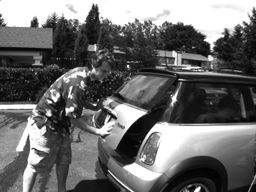
#> input picture NLAProject/frame10.png, 256 x 192 px, shrunk from 640 x 480 before the run, found by its file name
$ jupyter execute main.ipynb
#> lines starting #> are read from the running program, lines starting #| are printed output that depends on the picture
## Conjugate Gradient Method

[cell 1]
import numpy as np
import matplotlib.image as mpimg
from scipy.ndimage import gaussian_filter


def laplace_dirichlet(u: np.ndarray) -> np.ndarray:
    up = np.pad(u, ((1, 1), (1, 1)), mode="constant", constant_values=0)
    out = (
        -4.0 * up[1:-1, 1:-1]
        + up[0:-2, 1:-1]
        + up[2:, 1:-1]
        + up[1:-1, 0:-2]
        + up[1:-1, 2:]
    )
    return out

def M_matrix(u, v, Ix, Iy, lam):
    Mu = (Ix * Ix) * u + (Ix * Iy) * v - lam * laplace_dirichlet(u)
    Mv = (Ix * Iy) * u + (Iy * Iy) * v - lam * laplace_dirichlet(v)
    return Mu, Mv

def derivatives(I0, I1):
    I0x = np.zeros_like(I0)
    I1x = np.zeros_like(I1)
    I0x[:, :-1] = I0[:, 1:] - I0[:, :-1]
    I0x[:, -1]  = I0[:, -1] - I0[:, -2]
    I1x[:, :-1] = I1[:, 1:] - I1[:, :-1]
    I1x[:, -1]  = I1[:, -1] - I1[:, -2]
    Ix = 0.5 * (I0x + I1x)

    I0y = np.zeros_like(I0)
    I1y = np.zeros_like(I1)
    I0y[:-1, :] = I0[1:, :] - I0[:-1, :]
    I0y[-1, :]  = I0[-1, :] - I0[-2, :]
    I1y[:-1, :] = I1[1:, :] - I1[:-1, :]
    I1y[-1, :]  = I1[-1, :] - I1[-2, :]
    Iy = 0.5 * (I0y + I1y)

    return Ix, Iy


def OF_cg(u0, v0, Ix, Iy, reg, rhsu, rhsv, tol=1e-8, maxit=2000, verbose=False):
    u, v = u0.copy(), v0.copy()
    Au, Av = M_matrix(u, v, Ix, Iy, reg)
    ru, rv = rhsu - Au, rhsv - Av

    def dot2(a1, a2, b1, b2):
        return float(np.sum(a1 * b1) + np.sum(a2 * b2))

    norm_r0 = np.sqrt(dot2(ru, rv, ru, rv))
    if norm_r0 == 0.0:
        return u, v, {"it": 0, "relres": 0.0, "converged": True}

    pu, pv = ru.copy(), rv.copy()
    relres, it = 1.0, 0

    for k in range(1, maxit + 1):
        Apu, Apv = M_matrix(pu, pv, Ix, Iy, reg)
        denom = dot2(pu, pv, Apu, Apv)
        rr = dot2(ru, rv, ru, rv)
        alpha = rr / denom
        u += alpha * pu
        v += alpha * pv
        ru -= alpha * Apu
        rv -= alpha * Apv

        relres = np.sqrt(dot2(ru, rv, ru, rv)) / norm_r0
        if verbose and (k % 10 == 0 or relres < tol):
            print(f"it={k:4d} relres={relres:.3e}")
        if relres < tol:
            it = k
            break

        rr_new = dot2(ru, rv, ru, rv)
        beta = rr_new / rr
        pu, pv = ru + beta * pu, rv + beta * pv
        it = k

    return u, v, {"it": it, "relres": relres, "converged": relres < tol}

def build_right_hand_side(Ix, Iy, It):
    return -Ix * It, -Iy * It

def run_optical_flow(frame0_path, frame1_path, lam=1.0, sigma=1.0, tol=1e-8, maxit=2000):
#> called with lam = 1, sigma = 1, tol = 1e-08, maxit = 2000
    I0 = mpimg.imread(frame0_path).astype(float)
    I1 = mpimg.imread(frame1_path).astype(float)
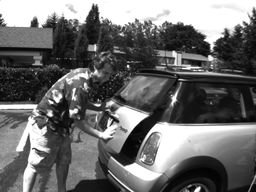
#> input picture NLAProject/frame11.png, 256 x 192 px, shrunk from 640 x 480 before the run, found by its file name
    if I0.ndim == 3:
        I0 = np.mean(I0, axis=2)
        I1 = np.mean(I1, axis=2)

    I0 = gaussian_filter(I0, sigma)
    I1 = gaussian_filter(I1, sigma)

    Ix,Iy = derivatives(I0,I1)
    It = I1 - I0

    rhsu, rhsv = build_right_hand_side(Ix, Iy, It)
    u0, v0 = np.zeros_like(I0), np.zeros_like(I0)

    u, v, info = OF_cg(u0, v0, Ix, Iy, lam, rhsu, rhsv, tol, maxit, verbose=True)
#> in OF_cg, `norm_r0 = np.sqrt(dot2(ru, rv, ru, rv))`: norm_r0 = 1.71
#> the loop in OF_cg, `for k in range(1, maxit + 1):` made 625 passes
#> (denom, rr, alpha, relres, rr_new, beta) on passes 1 to 3: (1.79, 2.92, 1.63, 1.38, 5.59, 1.92), (7.58, 5.59, 0.737, 1.4, 5.74, 1.03), (9.75, 5.74, 0.588, 1.43, 5.96, 1.04)
#> (printed output is left out)
#> pass 1, in M_matrix (call 2), `Mu = (Ix * Ix) * u + (Ix * Iy) * v - lam * laplace_dirichlet(u)`:
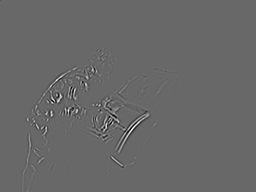
#> Mu: shape (192, 256) float64; min -0.0679, max 0.0976, mean 1.34e-05; drawn with min black and max white
#> after the loop in OF_cg, `for k in range(1, maxit + 1):`:
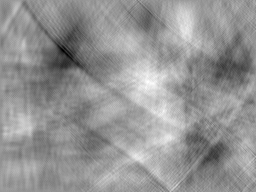
#> pu: shape (192, 256) float64; min -1.17e-09, max 8.18e-10, mean -1.44e-11; drawn with min black and max white
#> after the loop in OF_cg, `for k in range(1, maxit + 1):`:
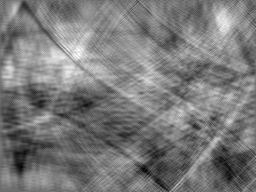
#> pv: shape (192, 256) float64; min -5.25e-10, max 6.77e-10, mean 5.03e-11; drawn with min black and max white
#> after the loop in OF_cg, `for k in range(1, maxit + 1):`:
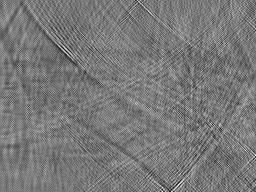
#> ru: shape (192, 256) float64; min -2.97e-10, max 3.31e-10, mean -2.88e-13; drawn with min black and max white
#> after the loop in OF_cg, `for k in range(1, maxit + 1):`:
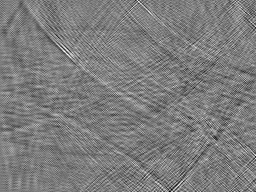
#> rv: shape (192, 256) float64; min -3.08e-10, max 3.22e-10, mean 1.18e-12; drawn with min black and max white
#> after the loop in OF_cg, `for k in range(1, maxit + 1):`:
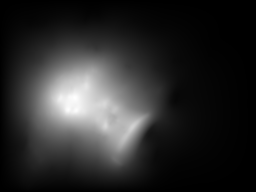
#> u: shape (192, 256) float64; min -0.00114, max 1.74, mean 0.294; drawn with min black and max white
#> after the loop in OF_cg, `for k in range(1, maxit + 1):`:
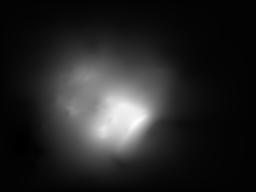
#> v: shape (192, 256) float64; min -0.027, max 1.93, mean 0.259; drawn with min black and max white
#> info = {'it': 625, 'relres': 9.69e-09, 'converged': True}

    print(f"CG finished in {info['it']} iterations, relres={info['relres']:.2e}, converged={info['converged']}")
#| CG finished in 625 iterations, relres=9.69e-09, converged=True
    return u, v, info


frame0_path = "/Users/ethanclement/Documents/NLAProject/frame10.png"
frame1_path = "/Users/ethanclement/Documents/NLAProject/frame11.png"

print(run_optical_flow(frame0_path ,frame1_path ))

[cell 2]
import numpy as np
import matplotlib.image as mpimg
from scipy.ndimage import gaussian_filter

def laplace_dirichlet(u: np.ndarray) -> np.ndarray:
    """
    This function computes the 5-point discrete Laplacian of a 2D array u
    Discrete Laplacian is delta(u,j) = -4u(i,j)+u(i-1,j)+u(i+1,j)+u(i,j-1)+u(i,j+1)
    """
    up = np.pad(u, ((1, 1), (1, 1)), mode="constant", constant_values=0)
    out = (
        -4.0 * up[1:-1, 1:-1] # interior
        + up[0:-2, 1:-1] # pixel above
        + up[2:, 1:-1] # pixel below
        + up[1:-1, 0:-2] # pixel left
        + up[1:-1, 2:] # pixel right
    )

    # padding is for u = 0 on the boundary
    return out

def M_matrix(u, v, Ix, Iy, lam):
    """
    M_matrix applies the Horn–Schunck linearized optical flow operator to a pair of unknown fields u and v.

    (Ix * u + Iy * v) * Ix - lambda * Laplacian(u) = -Ix * It
    (Ix * u + Iy * v) * Iy - lambda * Laplacian(v) = -Iy * It

    = Ix*Ix*u + Ix*Iy*v - lam*laplace(u)
    = Ix*Iy*u + Iy*Iy*v - lam*laplace(v)

    See equation (2)
    """
    Mu = (Ix * Ix) * u + (Ix * Iy) * v - lam * laplace_dirichlet(u)
    Mv = (Ix * Iy) * u + (Iy * Iy) * v - lam * laplace_dirichlet(v)

    return Mu, Mv

def derivatives(I0, I1):
    """
    Forward finite difference method

    I(x_i,y_i)/Iy = 1/2(I0(x_i,y_i) + I1(x_i, y_i))

    I0x(i,j) = I0(i,j+1) - I0(i,j) for j = 1,2,...m-1 except last column

    See 2. Discretisation
    """
    I0x = np.zeros_like(I0)
    I1x = np.zeros_like(I1)
    I0x[:, :-1] = I0[:, 1:] - I0[:, :-1]
    I0x[:, -1]  = I0[:, -1] - I0[:, -2]
    I1x[:, :-1] = I1[:, 1:] - I1[:, :-1]
    I1x[:, -1]  = I1[:, -1] - I1[:, -2]
    Ix = 0.5 * (I0x + I1x)

    I0y = np.zeros_like(I0)
    I1y = np.zeros_like(I1)
    I0y[:-1, :] = I0[1:, :] - I0[:-1, :]
    I0y[-1, :]  = I0[-1, :] - I0[-2, :]
    I1y[:-1, :] = I1[1:, :] - I1[:-1, :]
    I1y[-1, :]  = I1[-1, :] - I1[-2, :]
    Iy = 0.5 * (I0y + I1y)

    return Ix, Iy

def build_right_hand_side(Ix, Iy, It):
    """
    Right hand side of the linearized Horn-Schunck equations

    See equation (5)
    """

    return -Ix * It, -Iy * It


def OF_cg(u0, v0, Ix, Iy, reg, rhsu, rhsv, tol=1e-8, maxit=2000, verbose=False):
    """
    The CG method for the optimal flow problem

    input:
    u0 - initial guess for u
    v0 - initial guess for v
    Ix - x-derivative of the first frame
    Iy - y-derivative of the first frame
    reg - regularisation parameter lambda
    rhsu - right-hand side in the equation for u
    rhsv - right-hand side in the equation for v
    tol - relative residual tolerance
    maxit - maximum number of iterations

    output:
    u - numerical solution for u
    v - numerical solution for v

    A is the 2x2 block matrix ( Ix^2 - lambda * laplacian,   IxIy;
                                IxIy,                       Iy^2 - lambda * laplacian )
    """

    # Initialization of CG, we start with the initial guess u0, v0.as_integer_ratio
    # We apply the operator A(u0, v0) = (Au0, Av0)
    # We compute the initial residual r0 = b - Au0
    u, v = u0.copy(), v0.copy()
    Au, Av = M_matrix(u, v, Ix, Iy, reg)
    ru, rv = rhsu - Au, rhsv - Av

    # This is the dot product over 2 fields
    def dot2(a1, a2, b1, b2):
        return float(np.sum(a1 * b1) + np.sum(a2 * b2))

    # Basically checks if the residual is zero, in which case the initial guess would already be the solution
    norm_r0 = np.sqrt(dot2(ru, rv, ru, rv))
    if norm_r0 == 0.0:
        return u, v, {"it": 0, "relres": 0.0, "converged": True}

    # Initial search condition such that p0 = r0
    pu, pv = ru.copy(), rv.copy()
    relres, it = 1.0, 0

    # That's the main CG loop
    # We apply Apu, Apv = M_matrix(pu, pv, Ix, Iy, reg)

    for k in range(1, maxit + 1):
        Apu, Apv = M_matrix(pu, pv, Ix, Iy, reg)
        denom = dot2(pu, pv, Apu, Apv)
        rr = dot2(ru, rv, ru, rv)
        alpha = rr / denom
        u += alpha * pu
        v += alpha * pv
        ru -= alpha * Apu
        rv -= alpha * Apv

        relres = np.sqrt(dot2(ru, rv, ru, rv)) / norm_r0
        if verbose and (k % 10 == 0 or relres < tol):
            print(f"it={k:4d} relres={relres:.3e}")
        if relres < tol:
            it = k
            break

        rr_new = dot2(ru, rv, ru, rv)
        beta = rr_new / rr
        pu, pv = ru + beta * pu, rv + beta * pv
        it = k

    return u, v, {"it": it, "relres": relres, "converged": relres < tol}

def zero_boundary(a):
    """Enforce homogeneous Dirichlet boundary conditions."""
    a = a.copy()
    a[0, :]  = 0.0
    a[-1, :] = 0.0
    a[:, 0]  = 0.0
    a[:, -1] = 0.0
    return a

def laplacian(u):
    """
    5-point Laplacian on interior points only (no 1/h^2 factor),
    boundaries left untouched (assumed Dirichlet = 0).
    """
    n, m = u.shape
    L = np.zeros_like(u)
    L[1:n-1, 1:m-1] = (
        u[0:n-2, 1:m-1] + u[2:n, 1:m-1] +
        u[1:n-1, 0:m-2] + u[1:n-1, 2:m] -
        4.0 * u[1:n-1, 1:m-1]
    )
    return L

def A(u, v, Ix, Iy, reg, level=0):
    """
    Multigrid operator A(u,v):

    A(u) = Ix^2 u + Ix Iy v - reg * (1/h^2) * Laplacian(u)
    with h = 2^level  ->  1/h^2 = 4^(-level)
    """
    u = zero_boundary(u)
    v = zero_boundary(v)

    h2inv = 4.0 ** (-level)  # 1/h^2 for grid spacing h = 2^level

    Lu = laplacian(u)
    Lv = laplacian(v)

    Ix2  = Ix * Ix
    Iy2  = Iy * Iy
    IxIy = Ix * Iy

    Au = Ix2 * u + IxIy * v - reg * (h2inv * Lu)
    Av = IxIy * u + Iy2 * v - reg * (h2inv * Lv)

    return zero_boundary(Au), zero_boundary(Av)

def smoothing(u0, v0, Ix, Iy, reg, rhsu, rhsv, s1, level=0, parity=0):
    """
    Red–black Gauss–Seidel smoother with local 2×2 solves on each pixel.
    - parity=0: RB; parity=1: BR (for symmetric preconditioner)
    """
    u = u0.copy()
    v = v0.copy()
    n, m = u.shape

    eps = 1e-10
    h2inv = 4.0 ** (-level)    # 1/h^2
    gamma = reg * h2inv        # multiplies Laplacian neighbor contributions

    sweeps = max(1, s1 - int(level))

    # local 2×2 block coeffs
    a = Ix * Ix + 4.0 * gamma
    b = Ix * Iy
    c = Iy * Iy + 4.0 * gamma
    det = a * c - b * b
    det[np.abs(det) < eps] = eps

    # checkerboard parity mask
    I_idx = np.arange(n)
    J_idx = np.arange(m)
    par = (I_idx[:, None] + J_idx[None, :]) & 1  # 0/1

    for _ in range(sweeps):
        for p in (parity, 1 - parity):
            mask = (par == p)

            Su = (u[:-2, 1:-1] + u[2:, 1:-1] +
                  u[1:-1, :-2] + u[1:-1, 2:])
            Sv = (v[:-2, 1:-1] + v[2:, 1:-1] +
                  v[1:-1, :-2] + v[1:-1, 2:])

            fu = rhsu[1:-1, 1:-1] + gamma * Su
            fv = rhsv[1:-1, 1:-1] + gamma * Sv

            a_loc = a[1:-1, 1:-1]
            b_loc = b[1:-1, 1:-1]
            c_loc = c[1:-1, 1:-1]
            det_loc = det[1:-1, 1:-1]

            u_new = (c_loc * fu - b_loc * fv) / det_loc
            v_new = (-b_loc * fu + a_loc * fv) / det_loc

            inner_mask = mask[1:-1, 1:-1]
            u[1:-1, 1:-1][inner_mask] = u_new[inner_mask]
            v[1:-1, 1:-1][inner_mask] = v_new[inner_mask]

        u = zero_boundary(u)
        v = zero_boundary(v)

    return u, v

def residual_MG(u, v, Ix, Iy, reg, rhsu, rhsv, level=0):
    """Residual r = b - A(u,v) for the multigrid operator."""
    Au, Av = A(u, v, Ix, Iy, reg, level=level)
    rhu = zero_boundary(rhsu.copy()) - Au
    rhv = zero_boundary(rhsv.copy()) - Av
    return rhu, rhv

def restrict_block_2x2(f: np.ndarray) -> np.ndarray:
    """
    2×2 block-average restriction (1/4 stencil):
    fine (n_f, m_f) -> coarse (n_f/2, m_f/2).

    Assumes n_f and m_f are even.
    """
    n_f, m_f = f.shape
    if n_f % 2 != 0 or m_f % 2 != 0:
        raise ValueError("restrict_block_2x2: fine grid dimensions must be even.")

    n_c = n_f // 2
    m_c = m_f // 2

    coarse = 0.25 * (
        f[0:n_f:2, 0:m_f:2] +  # top-left
        f[1:n_f:2, 0:m_f:2] +  # bottom-left
        f[0:n_f:2, 1:m_f:2] +  # top-right
        f[1:n_f:2, 1:m_f:2]    # bottom-right
    )

    return coarse

def restriction_MG(rhu, rhv, Ix, Iy):
    """
    Restriction for multigrid using 2×2 block averaging (1/4 stencil)
    for both residuals and coefficient fields.
    """
    r2hu = restrict_block_2x2(rhu)
    r2hv = restrict_block_2x2(rhv)
    Ix2h = restrict_block_2x2(Ix)
    Iy2h = restrict_block_2x2(Iy)
    return r2hu, r2hv, Ix2h, Iy2h

def prolong_block_2x2(ec: np.ndarray) -> np.ndarray:
    """
    2×2 injection prolongation:
    coarse (n_c, m_c) -> fine (2*n_c, 2*m_c),
    each coarse value copied into a 2×2 block.
    """
    n_c, m_c = ec.shape
    n_f = 2 * n_c
    m_f = 2 * m_c

    ef = np.zeros((n_f, m_f), dtype=ec.dtype)
    ef[0::2, 0::2] = ec
    ef[1::2, 0::2] = ec
    ef[0::2, 1::2] = ec
    ef[1::2, 1::2] = ec
    return ef

def prolongation_MG(e2hu, e2hv):
    """Prolongation for multigrid using 2×2 injection."""
    ehu = prolong_block_2x2(e2hu)
    ehv = prolong_block_2x2(e2hv)
    return ehu, ehv

def OF_cg_level(u0, v0, Ix, Iy, reg, rhsu, rhsv,
                tol=1e-8, maxit=2000, level=0, verbose=False):
    """CG solver using the multigrid operator A on a given level."""
    u = zero_boundary(u0.copy())
    v = zero_boundary(v0.copy())

    Au, Av = A(u, v, Ix, Iy, reg, level)
    ru = zero_boundary(rhsu.copy()) - Au
    rv = zero_boundary(rhsv.copy()) - Av

    def dot2(a1, a2, b1, b2):
        return float(np.vdot(a1, b1) + np.vdot(a2, b2))

    r2_0 = dot2(ru, rv, ru, rv)
    if r2_0 == 0.0:
        return u, v, {"it": 0, "relres": 0.0, "converged": True}

    r0_norm = np.sqrt(r2_0)
    pu, pv = ru.copy(), rv.copy()
    relres = 1.0
    it = 0

    for k in range(1, maxit + 1):
        Apu, Apv = A(pu, pv, Ix, Iy, reg, level)
        denom = dot2(pu, pv, Apu, Apv)
        rr = dot2(ru, rv, ru, rv)
        alpha = rr / denom

        u += alpha * pu
        v += alpha * pv

        ru -= alpha * Apu
        rv -= alpha * Apv

        relres = np.sqrt(dot2(ru, rv, ru, rv)) / r0_norm
        if verbose and (k % 10 == 0 or relres < tol):
            print(f"[L{level}] CG it={k:3d} relres={relres:.3e}")
        if relres < tol:
            it = k
            break

        rr_new = dot2(ru, rv, ru, rv)
        beta = rr_new / rr
        pu = ru + beta * pu
        pv = rv + beta * pv
        it = k

    return u, v, {"it": it, "relres": relres, "converged": relres < tol}

def V_cycle(u0, v0, Ix, Iy, reg, rhsu, rhsv,
            s1, s2, level, max_level, parity=0):
    """
    Recursive V-cycle for the optical flow problem.
    Uses:
      - RB/BR GS smoother
      - 2×2 block restriction (1/4 stencil)
      - 2×2 injection prolongation
      - CG on the coarsest residual equation
    """
    # Pre-smoothing
    u, v = smoothing(u0, v0, Ix, Iy, reg, rhsu, rhsv, s1, level=level, parity=0)

    # Residual on current level
    rhu, rhv = residual_MG(u, v, Ix, Iy, reg, rhsu, rhsv, level=level)

    # Restrict to coarse grid
    r2hu, r2hv, Ix2h, Iy2h = restriction_MG(rhu, rhv, Ix, Iy)

    if level == max_level - 1:
        # Coarsest: solve A e = r on the restricted grid
        eu0 = np.zeros_like(r2hu)
        ev0 = np.zeros_like(r2hv)
        eu, ev, _ = OF_cg_level(
            eu0, ev0, Ix2h, Iy2h, reg, r2hu, r2hv,
            tol=1e-8, maxit=200, level=level+1, verbose=False
        )
    else:
        # Recursive V-cycle on coarser grid
        eu0 = np.zeros_like(r2hu)
        ev0 = np.zeros_like(r2hv)
        eu, ev = V_cycle(
            eu0, ev0, Ix2h, Iy2h, reg, r2hu, r2hv,
            s1, s2, level+1, max_level, parity=parity
        )

    # Prolongate error and correct
    ehu, ehv = prolongation_MG(eu, ev)
    u += ehu
    v += ehv

    # Post-smoothing with reversed parity
    u, v = smoothing(u, v, Ix, Iy, reg, rhsu, rhsv, s2, level=level, parity=1)

    return u, v

def OF_pcg(u0, v0, Ix, Iy, reg, rhsu, rhsv,
           tol=1e-8, maxit=2000, level=0,
           s1=2, s2=2, max_level=3, verbose=False):
    """
    Preconditioned CG using a symmetric multigrid V-cycle as preconditioner.
    """
    u = zero_boundary(u0.copy())
    v = zero_boundary(v0.copy())

    Au, Av = A(u, v, Ix, Iy, reg, level)
    ru = zero_boundary(rhsu.copy()) - Au
    rv = zero_boundary(rhsv.copy()) - Av

    def dot2(a1, a2, b1, b2):
        return float(np.vdot(a1, b1) + np.vdot(a2, b2))

    r2_0 = dot2(ru, rv, ru, rv)
    if r2_0 == 0.0:
        return u, v, {"it": 0, "relres": 0.0, "converged": True, "res_hist": [0.0]}

    r0_norm = np.sqrt(r2_0)
    res_hist = [1.0]

    # z0 = M^{-1} r0 via V-cycle
    zu, zv = V_cycle(
        np.zeros_like(ru), np.zeros_like(rv),
        Ix, Iy, reg, ru, rv,
        s1, s2, level, max_level, parity=0
    )

    pu = zu.copy()
    pv = zv.copy()

    rz_old = dot2(ru, rv, zu, zv)
    rel = 1.0
    it = 0

    while it < maxit and rel > tol:
        Apu, Apv = A(pu, pv, Ix, Iy, reg, level)
        denom = dot2(pu, pv, Apu, Apv)
        alpha = rz_old / denom

        u += alpha * pu
        v += alpha * pv

        ru -= alpha * Apu
        rv -= alpha * Apv

        r2_new = dot2(ru, rv, ru, rv)
        rel = np.sqrt(r2_new) / r0_norm
        res_hist.append(rel)

        if verbose and (it % 10 == 0 or rel <= tol):
            print(f"[PCG] it={it:4d} relres={rel:.3e}")

        if rel <= tol:
            break

        # New preconditioned residual
        zu, zv = V_cycle(
            np.zeros_like(ru), np.zeros_like(rv),
            Ix, Iy, reg, ru, rv,
            s1, s2, level, max_level, parity=0
        )

        rz_new = dot2(ru, rv, zu, zv)
        beta = rz_new / rz_old

        pu = zu + beta * pu
        pv = zv + beta * pv

        rz_old = rz_new
        it += 1

    return u, v, {"it": it, "relres": rel, "converged": rel <= tol, "res_hist": res_hist}

def pad_to_multiple_of_2L(im: np.ndarray, max_level: int) -> np.ndarray:
    """
    Pad image so each dimension is divisible by 2**max_level.
    Padding uses edge mode.
    """
    n, m = im.shape
    k = 2 ** max_level

    def next_multiple(x, k):
        return ((x + k - 1) // k) * k

    n_target = next_multiple(n, k)
    m_target = next_multiple(m, k)

    pad_n = n_target - n
    pad_m = m_target - m

    return np.pad(im, ((0, pad_n), (0, pad_m)), mode="edge")

def run_optical_flow(frame0_path, frame1_path,
                     lam=1.0, sigma=1.0,
                     tol=1e-8, maxit=2000):
    """Original CG-based optical flow driver (no multigrid)."""
#> called with lam = 1, sigma = 1, tol = 1e-08, maxit = 2000
    I0 = mpimg.imread(frame0_path).astype(float)
    I1 = mpimg.imread(frame1_path).astype(float)
    if I0.ndim == 3:
        I0 = np.mean(I0, axis=2)
        I1 = np.mean(I1, axis=2)

    I0 = gaussian_filter(I0, sigma)
    I1 = gaussian_filter(I1, sigma)

    Ix, Iy = derivatives(I0, I1)
    It = I1 - I0

    rhsu, rhsv = build_right_hand_side(Ix, Iy, It)
    u0, v0 = np.zeros_like(I0), np.zeros_like(I0)

    u, v, info = OF_cg(u0, v0, Ix, Iy, lam, rhsu, rhsv, tol, maxit, verbose=True)
#> in OF_cg, `norm_r0 = np.sqrt(dot2(ru, rv, ru, rv))`: norm_r0 = 1.71
#> the loop in OF_cg, `for k in range(1, maxit + 1):` made 625 passes
#> (printed output is left out)
#> pass 1, in M_matrix (call 2), `Mv = (Ix * Iy) * u + (Iy * Iy) * v - lam * laplace_dirichlet(v)`:
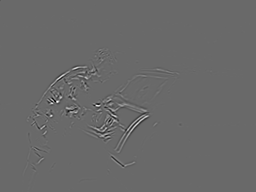
#> Mv: shape (192, 256) float64; min -0.085, max 0.12, mean 1.25e-05; drawn with min black and max white

    print(f"CG finished in {info['it']} iterations, "
          f"relres={info['relres']:.2e}, converged={info['converged']}")
#| CG finished in 625 iterations, relres=9.69e-09, converged=True
    return u, v, info

def run_optical_flow_pcg(frame0_path, frame1_path,
                         lam=1.0, sigma=1.0,
                         tol=1e-8, maxit=2000,
                         s1=2, s2=2, max_level=3):
    """
    Optical flow driver using PCG with multigrid V-cycle preconditioner
    and 2×2 (1/4) restriction stencil.
    """
    I0 = mpimg.imread(frame0_path).astype(float)
    I1 = mpimg.imread(frame1_path).astype(float)
    if I0.ndim == 3:
        I0 = np.mean(I0, axis=2)
        I1 = np.mean(I1, axis=2)

    I0 = gaussian_filter(I0, sigma)
    I1 = gaussian_filter(I1, sigma)

    # Pad so each dimension is divisible by 2**max_level
    I0 = pad_to_multiple_of_2L(I0, max_level)
    I1 = pad_to_multiple_of_2L(I1, max_level)

    Ix, Iy = derivatives(I0, I1)
    It = I1 - I0

    rhsu, rhsv = build_right_hand_side(Ix, Iy, It)
    u0, v0 = np.zeros_like(I0), np.zeros_like(I0)

    u, v, info = OF_pcg(
        u0, v0, Ix, Iy, lam, rhsu, rhsv,
        tol=tol, maxit=maxit,
        s1=s1, s2=s2, max_level=max_level,
        verbose=True
    )
#> in A, `IxIy = Ix * Iy`:
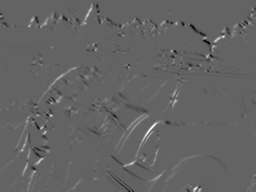
#> IxIy: shape (192, 256) float64; min -0.0337, max 0.0526, mean 0.000195; drawn with min black and max white
#> the loop in OF_pcg, `while it < maxit and rel > tol:` made 19 passes
#| [PCG] it=   0 relres=5.082e-01
#| [PCG] it=  10 relres=3.864e-05
#| [PCG] it=  18 relres=8.274e-09

    print(f"PCG+MG finished in {info['it']} iterations, "
          f"relres={info['relres']:.2e}, converged={info['converged']}")
#| PCG+MG finished in 18 iterations, relres=8.27e-09, converged=True
    return u, v, info


if __name__ == "__main__":
    frame0_path = "/Users/ethanclement/Documents/NLAProject/frame10.png"
    frame1_path = "/Users/ethanclement/Documents/NLAProject/frame11.png"

    u, v, info = run_optical_flow(frame0_path, frame1_path)
    u_pcg, v_pcg, info_pcg = run_optical_flow_pcg(
        frame0_path,
        frame1_path,
        lam=1.0,
        sigma=1.0,
        tol=1e-8,
        maxit=2000,
        s1=2,
        s2=2,
        max_level=3,
    )
